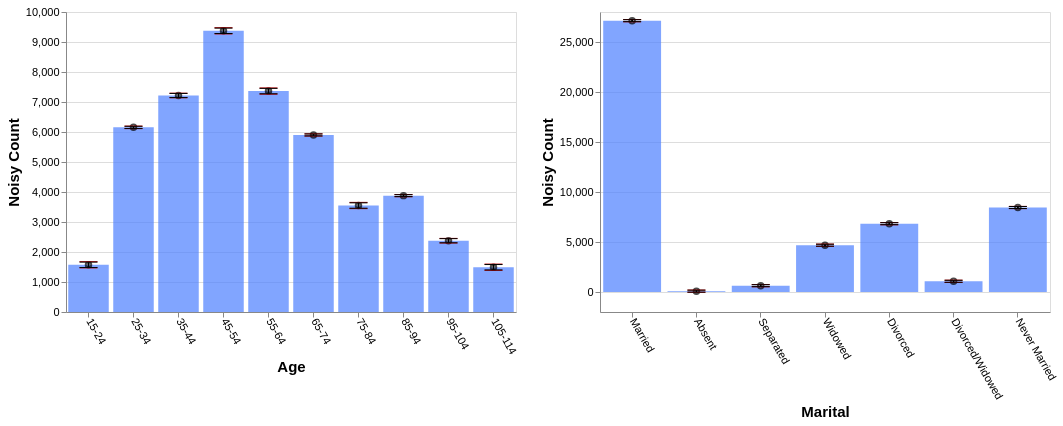

Express this chart as Vega-Lite.
### Vega-Lite specification from a JSON file in a GitHub repository (floating-point values rounded to 4 significant figures)
{"config": {"view": {"continuousWidth": 400, "continuousHeight": 300}, "axis": {"labelFontSize": 11, "titleFontSize": 15}, "axisBottom": {"labelAngle": 60}}, "hconcat": [{"layer": [{"mark": "bar", "encoding": {"color": {"value": "transparent"}, "tooltip": [{"aggregate": "sum", "field": "noisy_count", "title": "noisy count", "type": "quantitative"}, {"aggregate": "sum", "field": "noisy_count_prev", "title": "prev count", "type": "quantitative"}, {"aggregate": "sum", "field": "error", "title": "current error", "type": "quantitative"}, {"aggregate": "sum", "field": "error_prev", "title": "prev error", "type": "quantitative"}], "x": {"field": "age", "sort": null, "title": "Age", "type": "ordinal"}}, "height": 300, "selection": {"selector653": {"type": "interval", "encodings": ["x"]}}, "transform": [{"filter": {"selection": "selector654"}}], "width": 450}, {"mark": {"type": "bar", "color": "gray", "opacity": 0}, "encoding": {"x": {"field": "age", "sort": null, "title": "Age", "type": "ordinal"}, "y": {"aggregate": "sum", "field": "noisy_count_prev", "type": "quantitative"}}, "transform": [{"filter": {"selection": "selector654"}}]}, {"mark": {"type": "bar", "color": "#4C7FFF", "opacity": 0.7}, "encoding": {"x": {"field": "age", "sort": null, "title": "Age", "type": "ordinal"}, "y": {"aggregate": "sum", "field": "noisy_count", "type": "quantitative"}}, "transform": [{"filter": {"selection": "selector654"}}]}, {"mark": {"type": "point", "color": "black", "opacity": 0.7}, "encoding": {"x": {"field": "age", "sort": null, "title": "Age", "type": "ordinal"}, "y": {"aggregate": "sum", "field": "noisy_count", "title": "Noisy Count", "type": "quantitative"}}, "transform": [{"filter": {"selection": "selector654"}}]}, {"mark": {"type": "rule", "color": "#B6B6B6", "size": 2, "strokeDash": [3, 3]}, "encoding": {"x": {"field": "age", "sort": null, "title": "Age", "type": "ordinal"}, "y": {"aggregate": "sum", "field": "plus_error_prev_age", "title": "", "type": "quantitative"}, "y2": {"aggregate": "sum", "field": "minus_error_prev_age", "title": ""}}, "transform": [{"filter": {"selection": "selector654"}}]}, {"mark": {"type": "tick", "color": "#B90000", "size": 0, "strokeDash": [1, 1]}, "encoding": {"x": {"field": "age", "sort": null, "title": "Age", "type": "ordinal"}, "y": {"aggregate": "sum", "field": "plus_error_prev_age", "type": "quantitative"}}, "transform": [{"filter": {"selection": "selector654"}}]}, {"mark": {"type": "tick", "color": "#B90000", "size": 0, "strokeDash": [3, 1]}, "encoding": {"x": {"field": "age", "sort": null, "title": "Age", "type": "ordinal"}, "y": {"aggregate": "sum", "field": "minus_error_prev_age", "type": "quantitative"}}, "transform": [{"filter": {"selection": "selector654"}}]}, {"mark": {"type": "rule", "color": "black", "size": 2}, "encoding": {"x": {"field": "age", "sort": null, "title": "Age", "type": "ordinal"}, "y": {"aggregate": "sum", "field": "plus_error", "title": "", "type": "quantitative"}, "y2": {"aggregate": "sum", "field": "minus_error", "title": ""}}, "transform": [{"filter": {"selection": "selector654"}}]}, {"mark": {"type": "tick", "color": "black", "width": 0}, "encoding": {"x": {"field": "age", "sort": null, "title": "Age", "type": "ordinal"}, "y": {"aggregate": "sum", "field": "plus_error", "type": "quantitative"}}, "transform": [{"filter": {"selection": "selector654"}}]}, {"mark": {"type": "tick", "color": "black", "width": 0}, "encoding": {"x": {"field": "age", "sort": null, "title": "Age", "type": "ordinal"}, "y": {"aggregate": "sum", "field": "minus_error", "type": "quantitative"}}, "transform": [{"filter": {"selection": "selector654"}}]}]}, {"layer": [{"mark": "bar", "encoding": {"color": {"value": "transparent"}, "tooltip": [{"aggregate": "sum", "field": "noisy_count", "title": "noisy count", "type": "quantitative"}, {"aggregate": "sum", "field": "noisy_count_prev", "title": "prev count", "type": "quantitative"}, {"aggregate": "sum", "field": "error", "title": "current error", "type": "quantitative"}, {"aggregate": "sum", "field": "error_prev", "title": "prev error", "type": "quantitative"}], "x": {"field": "marital", "sort": null, "title": "Marital", "type": "ordinal"}}, "height": 300, "selection": {"selector654": {"type": "interval", "encodings": ["x"]}}, "transform": [{"filter": {"selection": "selector653"}}], "width": 450}, {"mark": {"type": "bar", "color": "gray", "opacity": 0}, "encoding": {"x": {"field": "marital", "sort": null, "title": "Marital", "type": "ordinal"}, "y": {"aggregate": "sum", "field": "noisy_count_prev", "type": "quantitative"}}, "transform": [{"filter": {"selection": "selector653"}}]}, {"mark": {"type": "bar", "color": "#4C7FFF", "opacity": 0.7}, "encoding": {"x": {"field": "marital", "sort": null, "title": "Marital", "type": "ordinal"}, "y": {"aggregate": "sum", "field": "noisy_count", "type": "quantitative"}}, "transform": [{"filter": {"selection": "selector653"}}]}, {"mark": {"type": "point", "color": "black", "opacity": 0.7}, "encoding": {"x": {"field": "marital", "sort": null, "title": "Marital", "type": "ordinal"}, "y": {"aggregate": "sum", "field": "noisy_count", "title": "Noisy Count", "type": "quantitative"}}, "transform": [{"filter": {"selection": "selector653"}}]}, {"mark": {"type": "rule", "color": "#B6B6B6", "size": 2, "strokeDash": [3, 3]}, "encoding": {"x": {"field": "marital", "sort": null, "title": "Marital", "type": "ordinal"}, "y": {"aggregate": "sum", "field": "plus_error_prev_marital", "title": "", "type": "quantitative"}, "y2": {"aggregate": "sum", "field": "minus_error_prev_marital", "title": ""}}, "transform": [{"filter": {"selection": "selector653"}}]}, {"mark": {"type": "tick", "color": "#B90000", "size": 0, "strokeDash": [1, 1]}, "encoding": {"x": {"field": "marital", "sort": null, "title": "Marital", "type": "ordinal"}, "y": {"aggregate": "sum", "field": "plus_error_prev_marital", "type": "quantitative"}}, "transform": [{"filter": {"selection": "selector653"}}]}, {"mark": {"type": "tick", "color": "#B90000", "size": 0, "strokeDash": [3, 1]}, "encoding": {"x": {"field": "marital", "sort": null, "title": "Marital", "type": "ordinal"}, "y": {"aggregate": "sum", "field": "minus_error_prev_marital", "type": "quantitative"}}, "transform": [{"filter": {"selection": "selector653"}}]}, {"mark": {"type": "rule", "color": "black", "size": 2}, "encoding": {"x": {"field": "marital", "sort": null, "title": "Marital", "type": "ordinal"}, "y": {"aggregate": "sum", "field": "plus_error", "title": "", "type": "quantitative"}, "y2": {"aggregate": "sum", "field": "minus_error", "title": ""}}, "transform": [{"filter": {"selection": "selector653"}}]}, {"mark": {"type": "tick", "color": "black", "width": 0}, "encoding": {"x": {"field": "marital", "sort": null, "title": "Marital", "type": "ordinal"}, "y": {"aggregate": "sum", "field": "plus_error", "type": "quantitative"}}, "transform": [{"filter": {"selection": "selector653"}}]}, {"mark": {"type": "tick", "color": "black", "width": 0}, "encoding": {"x": {"field": "marital", "sort": null, "title": "Marital", "type": "ordinal"}, "y": {"aggregate": "sum", "field": "minus_error", "type": "quantitative"}}, "transform": [{"filter": {"selection": "selector653"}}]}]}], "data": {"name": "data-90e4d17b3440ebc5938bccd884bd0dbb"}, "$schema": "https://vega.github.io/schema/vega-lite/v4.17.0.json", "datasets": {"data-90e4d17b3440ebc5938bccd884bd0dbb": [{"age": "15-24", "marital": "Married", "noisy_count": 296.8, "true_count": 295.0, "plus_error": 309.6, "minus_error": 284.0, "error": 12.8, "noisy_count_prev": 298.1, "true_count_prev": 295.0, "plus_error_prev": 313.0, "minus_error_prev": 283.2, "error_prev": 14.9, "plus_error_prev_age": 313.5, "minus_error_prev_age": 283.7, "plus_error_prev_marital": 313.6, "minus_error_prev_marital": 283.8}, {"age": "15-24", "marital": "Absent", "noisy_count": 14.6, "true_count": 13.0, "plus_error": 27.4, "minus_error": 1.9, "error": 12.8, "noisy_count_prev": 12.7, "true_count_prev": 13.0, "plus_error_prev": 27.6, "minus_error_prev": -2.2, "error_prev": 14.9, "plus_error_prev_age": 28.07, "minus_error_prev_age": -1.729, "plus_error_prev_marital": 27.64, "minus_error_prev_marital": -2.16}, {"age": "15-24", "marital": "Separated", "noisy_count": 7.4, "true_count": 18.0, "plus_error": 20.2, "minus_error": -5.4, "error": 12.8, "noisy_count_prev": 6.8, "true_count_prev": 18.0, "plus_error_prev": 21.7, "minus_error_prev": -8.1, "error_prev": 14.9, "plus_error_prev_age": 22.17, "minus_error_prev_age": -7.629, "plus_error_prev_marital": 22.23, "minus_error_prev_marital": -7.57}, {"age": "15-24", "marital": "Widowed", "noisy_count": -23.4, "true_count": 2.0, "plus_error": -10.7, "minus_error": -36.2, "error": 12.8, "noisy_count_prev": -17.1, "true_count_prev": 2.0, "plus_error_prev": -2.2, "minus_error_prev": -32.0, "error_prev": 14.9, "plus_error_prev_age": -1.729, "minus_error_prev_age": -31.53, "plus_error_prev_marital": -3.25, "minus_error_prev_marital": -33.05}, {"age": "15-24", "marital": "Divorced", "noisy_count": 136.1, "true_count": 22.0, "plus_error": 148.9, "minus_error": 123.4, "error": 12.8, "noisy_count_prev": 131.8, "true_count_prev": 22.0, "plus_error_prev": 146.7, "minus_error_prev": 116.9, "error_prev": 14.9, "plus_error_prev_age": 147.2, "minus_error_prev_age": 117.4, "plus_error_prev_marital": 145.3, "minus_error_prev_marital": 115.6}, {"age": "15-24", "marital": "Divorced/Widowed", "noisy_count": -35.8, "true_count": 16.0, "plus_error": -23.1, "minus_error": -48.6, "error": 12.8, "noisy_count_prev": -36.1, "true_count_prev": 16.0, "plus_error_prev": -21.2, "minus_error_prev": -51.0, "error_prev": 14.9, "plus_error_prev_age": -20.73, "minus_error_prev_age": -50.53, "plus_error_prev_marital": -23.33, "minus_error_prev_marital": -53.13}, {"age": "15-24", "marital": "Never Married", "noisy_count": 1178.0, "true_count": 1190.0, "plus_error": 1191.0, "minus_error": 1165.0, "error": 12.8, "noisy_count_prev": 1174.0, "true_count_prev": 1190.0, "plus_error_prev": 1189.0, "minus_error_prev": 1159.0, "error_prev": 14.9, "plus_error_prev_age": 1189.0, "minus_error_prev_age": 1160.0, "plus_error_prev_marital": 1189.0, "minus_error_prev_marital": 1159.0}, {"age": "25-34", "marital": "Married", "noisy_count": 2764.0, "true_count": 2764.0, "plus_error": 2769.0, "minus_error": 2759.0, "error": 5.1, "noisy_count_prev": 2764.0, "true_count_prev": 2764.0, "plus_error_prev": 2771.0, "minus_error_prev": 2758.0, "error_prev": 6.1, "plus_error_prev_age": 2770.0, "minus_error_prev_age": 2758.0, "plus_error_prev_marital": 2771.0, "minus_error_prev_marital": 2759.0}, {"age": "25-34", "marital": "Absent", "noisy_count": 8.6, "true_count": 33.0, "plus_error": 13.7, "minus_error": 3.5, "error": 5.1, "noisy_count_prev": 8.5, "true_count_prev": 33.0, "plus_error_prev": 14.6, "minus_error_prev": 2.4, "error_prev": 6.1, "plus_error_prev_age": 14.3, "minus_error_prev_age": 2.1, "plus_error_prev_marital": 14.64, "minus_error_prev_marital": 2.44}, {"age": "25-34", "marital": "Separated", "noisy_count": 43.1, "true_count": 77.0, "plus_error": 48.3, "minus_error": 38.0, "error": 5.1, "noisy_count_prev": 43.2, "true_count_prev": 77.0, "plus_error_prev": 49.2, "minus_error_prev": 37.1, "error_prev": 6.1, "plus_error_prev_age": 48.9, "minus_error_prev_age": 36.8, "plus_error_prev_marital": 49.73, "minus_error_prev_marital": 37.63}, {"age": "25-34", "marital": "Widowed", "noisy_count": 33.2, "true_count": 11.0, "plus_error": 38.3, "minus_error": 28.1, "error": 5.1, "noisy_count_prev": 33.1, "true_count_prev": 11.0, "plus_error_prev": 39.1, "minus_error_prev": 27.0, "error_prev": 6.1, "plus_error_prev_age": 38.8, "minus_error_prev_age": 26.7, "plus_error_prev_marital": 38.05, "minus_error_prev_marital": 25.95}, {"age": "25-34", "marital": "Divorced", "noisy_count": 368.3, "true_count": 372.0, "plus_error": 373.4, "minus_error": 363.2, "error": 5.1, "noisy_count_prev": 367.7, "true_count_prev": 372.0, "plus_error_prev": 373.8, "minus_error_prev": 361.6, "error_prev": 6.1, "plus_error_prev_age": 373.5, "minus_error_prev_age": 361.3, "plus_error_prev_marital": 372.4, "minus_error_prev_marital": 360.2}, {"age": "25-34", "marital": "Divorced/Widowed", "noisy_count": 224.0, "true_count": 189.0, "plus_error": 229.1, "minus_error": 218.8, "error": 5.1, "noisy_count_prev": 224.5, "true_count_prev": 189.0, "plus_error_prev": 230.6, "minus_error_prev": 218.4, "error_prev": 6.1, "plus_error_prev_age": 230.3, "minus_error_prev_age": 218.1, "plus_error_prev_marital": 228.5, "minus_error_prev_marital": 216.3}, {"age": "25-34", "marital": "Never Married", "noisy_count": 2714.0, "true_count": 2691.0, "plus_error": 2719.0, "minus_error": 2709.0, "error": 5.1, "noisy_count_prev": 2715.0, "true_count_prev": 2691.0, "plus_error_prev": 2721.0, "minus_error_prev": 2709.0, "error_prev": 6.1, "plus_error_prev_age": 2721.0, "minus_error_prev_age": 2709.0, "plus_error_prev_marital": 2721.0, "minus_error_prev_marital": 2709.0}, {"age": "35-44", "marital": "Married", "noisy_count": 4263.0, "true_count": 4273.0, "plus_error": 4273.0, "minus_error": 4253.0, "error": 9.8, "noisy_count_prev": 4262.0, "true_count_prev": 4273.0, "plus_error_prev": 4272.0, "minus_error_prev": 4250.0, "error_prev": 11.0, "plus_error_prev_age": 4272.0, "minus_error_prev_age": 4250.0, "plus_error_prev_marital": 4273.0, "minus_error_prev_marital": 4251.0}, {"age": "35-44", "marital": "Absent", "noisy_count": 78.7, "true_count": 31.0, "plus_error": 88.5, "minus_error": 68.9, "error": 9.8, "noisy_count_prev": 73.7, "true_count_prev": 31.0, "plus_error_prev": 84.7, "minus_error_prev": 62.7, "error_prev": 11.0, "plus_error_prev_age": 83.77, "minus_error_prev_age": 61.77, "plus_error_prev_marital": 84.74, "minus_error_prev_marital": 62.74}, {"age": "35-44", "marital": "Separated", "noisy_count": 170.0, "true_count": 96.0, "plus_error": 179.8, "minus_error": 160.2, "error": 9.8, "noisy_count_prev": 166.0, "true_count_prev": 96.0, "plus_error_prev": 177.0, "minus_error_prev": 155.0, "error_prev": 11.0, "plus_error_prev_age": 176.1, "minus_error_prev_age": 154.1, "plus_error_prev_marital": 177.5, "minus_error_prev_marital": 155.5}, {"age": "35-44", "marital": "Widowed", "noisy_count": -17.5, "true_count": 57.0, "plus_error": -7.7, "minus_error": -27.3, "error": 9.8, "noisy_count_prev": -13.7, "true_count_prev": 57.0, "plus_error_prev": -2.7, "minus_error_prev": -24.8, "error_prev": 11.0, "plus_error_prev_age": -3.629, "minus_error_prev_age": -25.73, "plus_error_prev_marital": -3.75, "minus_error_prev_marital": -25.85}, {"age": "35-44", "marital": "Divorced", "noisy_count": 922.0, "true_count": 905.0, "plus_error": 931.8, "minus_error": 912.2, "error": 9.8, "noisy_count_prev": 922.9, "true_count_prev": 905.0, "plus_error_prev": 933.9, "minus_error_prev": 911.9, "error_prev": 11.0, "plus_error_prev_age": 933.0, "minus_error_prev_age": 911.0, "plus_error_prev_marital": 932.5, "minus_error_prev_marital": 910.5}, {"age": "35-44", "marital": "Divorced/Widowed", "noisy_count": 234.7, "true_count": 286.0, "plus_error": 244.5, "minus_error": 224.9, "error": 9.8, "noisy_count_prev": 237.4, "true_count_prev": 286.0, "plus_error_prev": 248.4, "minus_error_prev": 226.4, "error_prev": 11.0, "plus_error_prev_age": 247.5, "minus_error_prev_age": 225.5, "plus_error_prev_marital": 246.3, "minus_error_prev_marital": 224.3}, {"age": "35-44", "marital": "Never Married", "noisy_count": 1566.0, "true_count": 1684.0, "plus_error": 1576.0, "minus_error": 1557.0, "error": 9.8, "noisy_count_prev": 1576.0, "true_count_prev": 1684.0, "plus_error_prev": 1587.0, "minus_error_prev": 1565.0, "error_prev": 11.0, "plus_error_prev_age": 1586.0, "minus_error_prev_age": 1564.0, "plus_error_prev_marital": 1586.0, "minus_error_prev_marital": 1564.0}, {"age": "45-54", "marital": "Married", "noisy_count": 5489.0, "true_count": 5589.0, "plus_error": 5501.0, "minus_error": 5476.0, "error": 12.8, "noisy_count_prev": 5485.0, "true_count_prev": 5589.0, "plus_error_prev": 5500.0, "minus_error_prev": 5470.0, "error_prev": 14.9, "plus_error_prev_age": 5501.0, "minus_error_prev_age": 5471.0, "plus_error_prev_marital": 5501.0, "minus_error_prev_marital": 5471.0}, {"age": "45-54", "marital": "Absent", "noisy_count": 54.1, "true_count": 27.0, "plus_error": 66.9, "minus_error": 41.4, "error": 12.8, "noisy_count_prev": 50.5, "true_count_prev": 27.0, "plus_error_prev": 65.4, "minus_error_prev": 35.6, "error_prev": 14.9, "plus_error_prev_age": 66.19, "minus_error_prev_age": 36.39, "plus_error_prev_marital": 65.44, "minus_error_prev_marital": 35.64}, {"age": "45-54", "marital": "Separated", "noisy_count": 196.3, "true_count": 156.0, "plus_error": 209.0, "minus_error": 183.5, "error": 12.8, "noisy_count_prev": 193.3, "true_count_prev": 156.0, "plus_error_prev": 208.2, "minus_error_prev": 178.4, "error_prev": 14.9, "plus_error_prev_age": 209.0, "minus_error_prev_age": 179.2, "plus_error_prev_marital": 208.7, "minus_error_prev_marital": 178.9}, {"age": "45-54", "marital": "Widowed", "noisy_count": 97.6, "true_count": 143.0, "plus_error": 110.4, "minus_error": 84.8, "error": 12.8, "noisy_count_prev": 98.7, "true_count_prev": 143.0, "plus_error_prev": 113.6, "minus_error_prev": 83.8, "error_prev": 14.9, "plus_error_prev_age": 114.4, "minus_error_prev_age": 84.59, "plus_error_prev_marital": 112.5, "minus_error_prev_marital": 82.75}, {"age": "45-54", "marital": "Divorced", "noisy_count": 1796.0, "true_count": 1715.0, "plus_error": 1809.0, "minus_error": 1783.0, "error": 12.8, "noisy_count_prev": 1798.0, "true_count_prev": 1715.0, "plus_error_prev": 1813.0, "minus_error_prev": 1783.0, "error_prev": 14.9, "plus_error_prev_age": 1814.0, "minus_error_prev_age": 1784.0, "plus_error_prev_marital": 1812.0, "minus_error_prev_marital": 1782.0}, {"age": "45-54", "marital": "Divorced/Widowed", "noisy_count": 304.6, "true_count": 379.0, "plus_error": 317.4, "minus_error": 291.8, "error": 12.8, "noisy_count_prev": 309.9, "true_count_prev": 379.0, "plus_error_prev": 324.9, "minus_error_prev": 295.0, "error_prev": 14.9, "plus_error_prev_age": 325.7, "minus_error_prev_age": 295.8, "plus_error_prev_marital": 322.8, "minus_error_prev_marital": 292.9}, {"age": "45-54", "marital": "Never Married", "noisy_count": 1436.0, "true_count": 1324.0, "plus_error": 1448.0, "minus_error": 1423.0, "error": 12.8, "noisy_count_prev": 1432.0, "true_count_prev": 1324.0, "plus_error_prev": 1447.0, "minus_error_prev": 1417.0, "error_prev": 14.9, "plus_error_prev_age": 1447.0, "minus_error_prev_age": 1418.0, "plus_error_prev_marital": 1446.0, "minus_error_prev_marital": 1416.0}, {"age": "55-64", "marital": "Married", "noisy_count": 4542.0, "true_count": 4513.0, "plus_error": 4555.0, "minus_error": 4529.0, "error": 12.8, "noisy_count_prev": 4544.0, "true_count_prev": 4513.0, "plus_error_prev": 4559.0, "minus_error_prev": 4529.0, "error_prev": 14.9, "plus_error_prev_age": 4558.0, "minus_error_prev_age": 4528.0, "plus_error_prev_marital": 4560.0, "minus_error_prev_marital": 4530.0}, {"age": "55-64", "marital": "Absent", "noisy_count": 68.4, "true_count": 10.0, "plus_error": 81.2, "minus_error": 55.6, "error": 12.8, "noisy_count_prev": 65.6, "true_count_prev": 10.0, "plus_error_prev": 80.5, "minus_error_prev": 50.7, "error_prev": 14.9, "plus_error_prev_age": 79.1, "minus_error_prev_age": 49.3, "plus_error_prev_marital": 80.54, "minus_error_prev_marital": 50.74}, {"age": "55-64", "marital": "Separated", "noisy_count": 26.8, "true_count": 106.0, "plus_error": 39.6, "minus_error": 14.0, "error": 12.8, "noisy_count_prev": 27.3, "true_count_prev": 106.0, "plus_error_prev": 42.2, "minus_error_prev": 12.4, "error_prev": 14.9, "plus_error_prev_age": 40.8, "minus_error_prev_age": 11.0, "plus_error_prev_marital": 42.73, "minus_error_prev_marital": 12.93}, {"age": "55-64", "marital": "Widowed", "noisy_count": 225.9, "true_count": 210.0, "plus_error": 238.6, "minus_error": 213.1, "error": 12.8, "noisy_count_prev": 226.0, "true_count_prev": 210.0, "plus_error_prev": 240.9, "minus_error_prev": 211.1, "error_prev": 14.9, "plus_error_prev_age": 239.5, "minus_error_prev_age": 209.7, "plus_error_prev_marital": 239.8, "minus_error_prev_marital": 210.0}, {"age": "55-64", "marital": "Divorced", "noisy_count": 1521.0, "true_count": 1509.0, "plus_error": 1534.0, "minus_error": 1508.0, "error": 12.8, "noisy_count_prev": 1523.0, "true_count_prev": 1509.0, "plus_error_prev": 1538.0, "minus_error_prev": 1508.0, "error_prev": 14.9, "plus_error_prev_age": 1537.0, "minus_error_prev_age": 1507.0, "plus_error_prev_marital": 1537.0, "minus_error_prev_marital": 1507.0}, {"age": "55-64", "marital": "Divorced/Widowed", "noisy_count": 271.4, "true_count": 241.0, "plus_error": 284.1, "minus_error": 258.6, "error": 12.8, "noisy_count_prev": 275.7, "true_count_prev": 241.0, "plus_error_prev": 290.6, "minus_error_prev": 260.8, "error_prev": 14.9, "plus_error_prev_age": 289.2, "minus_error_prev_age": 259.4, "plus_error_prev_marital": 288.5, "minus_error_prev_marital": 258.7}, {"age": "55-64", "marital": "Never Married", "noisy_count": 709.3, "true_count": 730.0, "plus_error": 722.1, "minus_error": 696.5, "error": 12.8, "noisy_count_prev": 712.5, "true_count_prev": 730.0, "plus_error_prev": 727.4, "minus_error_prev": 697.6, "error_prev": 14.9, "plus_error_prev_age": 726.0, "minus_error_prev_age": 696.2, "plus_error_prev_marital": 727.1, "minus_error_prev_marital": 697.3}, {"age": "65-74", "marital": "Married", "noisy_count": 3653.0, "true_count": 3666.0, "plus_error": 3658.0, "minus_error": 3649.0, "error": 4.6, "noisy_count_prev": 3654.0, "true_count_prev": 3666.0, "plus_error_prev": 3660.0, "minus_error_prev": 3649.0, "error_prev": 5.4, "plus_error_prev_age": 3659.0, "minus_error_prev_age": 3649.0, "plus_error_prev_marital": 3660.0, "minus_error_prev_marital": 3649.0}, {"age": "65-74", "marital": "Absent", "noisy_count": 44.6, "true_count": 1.0, "plus_error": 49.2, "minus_error": 40.1, "error": 4.6, "noisy_count_prev": 45.0, "true_count_prev": 1.0, "plus_error_prev": 50.4, "minus_error_prev": 39.5, "error_prev": 5.4, "plus_error_prev_age": 50.33, "minus_error_prev_age": 39.43, "plus_error_prev_marital": 50.44, "minus_error_prev_marital": 39.54}, {"age": "65-74", "marital": "Separated", "noisy_count": 62.1, "true_count": 84.0, "plus_error": 66.6, "minus_error": 57.5, "error": 4.6, "noisy_count_prev": 61.2, "true_count_prev": 84.0, "plus_error_prev": 66.6, "minus_error_prev": 55.8, "error_prev": 5.4, "plus_error_prev_age": 66.53, "minus_error_prev_age": 55.73, "plus_error_prev_marital": 67.13, "minus_error_prev_marital": 56.33}, {"age": "65-74", "marital": "Widowed", "noisy_count": 429.1, "true_count": 406.0, "plus_error": 433.7, "minus_error": 424.6, "error": 4.6, "noisy_count_prev": 428.4, "true_count_prev": 406.0, "plus_error_prev": 433.8, "minus_error_prev": 423.0, "error_prev": 5.4, "plus_error_prev_age": 433.7, "minus_error_prev_age": 422.9, "plus_error_prev_marital": 432.8, "minus_error_prev_marital": 421.9}, {"age": "65-74", "marital": "Divorced", "noisy_count": 1180.0, "true_count": 1161.0, "plus_error": 1185.0, "minus_error": 1176.0, "error": 4.6, "noisy_count_prev": 1180.0, "true_count_prev": 1161.0, "plus_error_prev": 1186.0, "minus_error_prev": 1175.0, "error_prev": 5.4, "plus_error_prev_age": 1186.0, "minus_error_prev_age": 1175.0, "plus_error_prev_marital": 1184.0, "minus_error_prev_marital": 1174.0}, {"age": "65-74", "marital": "Divorced/Widowed", "noisy_count": 126.8, "true_count": 150.0, "plus_error": 131.3, "minus_error": 122.2, "error": 4.6, "noisy_count_prev": 127.1, "true_count_prev": 150.0, "plus_error_prev": 132.5, "minus_error_prev": 121.6, "error_prev": 5.4, "plus_error_prev_age": 132.4, "minus_error_prev_age": 121.5, "plus_error_prev_marital": 130.4, "minus_error_prev_marital": 119.5}, {"age": "65-74", "marital": "Never Married", "noisy_count": 406.1, "true_count": 399.0, "plus_error": 410.6, "minus_error": 401.5, "error": 4.6, "noisy_count_prev": 406.6, "true_count_prev": 399.0, "plus_error_prev": 412.0, "minus_error_prev": 401.1, "error_prev": 5.4, "plus_error_prev_age": 411.9, "minus_error_prev_age": 401.0, "plus_error_prev_marital": 411.7, "minus_error_prev_marital": 400.8}, {"age": "75-84", "marital": "Married", "noisy_count": 2384.0, "true_count": 2360.0, "plus_error": 2397.0, "minus_error": 2371.0, "error": 12.8, "noisy_count_prev": 2382.0, "true_count_prev": 2360.0, "plus_error_prev": 2396.0, "minus_error_prev": 2367.0, "error_prev": 14.9, "plus_error_prev_age": 2396.0, "minus_error_prev_age": 2366.0, "plus_error_prev_marital": 2397.0, "minus_error_prev_marital": 2367.0}, {"age": "75-84", "marital": "Absent", "noisy_count": -18.6, "true_count": 2.0, "plus_error": -5.8, "minus_error": -31.4, "error": 12.8, "noisy_count_prev": -15.5, "true_count_prev": 2.0, "plus_error_prev": -0.6, "minus_error_prev": -30.4, "error_prev": 14.9, "plus_error_prev_age": -1.357, "minus_error_prev_age": -31.16, "plus_error_prev_marital": -0.56, "minus_error_prev_marital": -30.36}, {"age": "75-84", "marital": "Separated", "noisy_count": -57.9, "true_count": 56.0, "plus_error": -45.1, "minus_error": -70.7, "error": 12.8, "noisy_count_prev": -59.1, "true_count_prev": 56.0, "plus_error_prev": -44.2, "minus_error_prev": -74.0, "error_prev": 14.9, "plus_error_prev_age": -44.96, "minus_error_prev_age": -74.76, "plus_error_prev_marital": -43.67, "minus_error_prev_marital": -73.47}, {"age": "75-84", "marital": "Widowed", "noisy_count": 638.4, "true_count": 638.0, "plus_error": 651.2, "minus_error": 625.6, "error": 12.8, "noisy_count_prev": 638.5, "true_count_prev": 638.0, "plus_error_prev": 653.4, "minus_error_prev": 623.6, "error_prev": 14.9, "plus_error_prev_age": 652.6, "minus_error_prev_age": 622.8, "plus_error_prev_marital": 652.4, "minus_error_prev_marital": 622.6}, {"age": "75-84", "marital": "Divorced", "noisy_count": 402.3, "true_count": 592.0, "plus_error": 415.0, "minus_error": 389.5, "error": 12.8, "noisy_count_prev": 409.5, "true_count_prev": 592.0, "plus_error_prev": 424.4, "minus_error_prev": 394.6, "error_prev": 14.9, "plus_error_prev_age": 423.6, "minus_error_prev_age": 393.8, "plus_error_prev_marital": 423.0, "minus_error_prev_marital": 393.2}, {"age": "75-84", "marital": "Divorced/Widowed", "noisy_count": 46.8, "true_count": 72.0, "plus_error": 59.6, "minus_error": 34.0, "error": 12.8, "noisy_count_prev": 48.9, "true_count_prev": 72.0, "plus_error_prev": 63.8, "minus_error_prev": 34.0, "error_prev": 14.9, "plus_error_prev_age": 63.04, "minus_error_prev_age": 33.24, "plus_error_prev_marital": 61.67, "minus_error_prev_marital": 31.87}, {"age": "75-84", "marital": "Never Married", "noisy_count": 154.5, "true_count": 189.0, "plus_error": 167.3, "minus_error": 141.8, "error": 12.8, "noisy_count_prev": 151.0, "true_count_prev": 189.0, "plus_error_prev": 165.9, "minus_error_prev": 136.1, "error_prev": 14.9, "plus_error_prev_age": 165.1, "minus_error_prev_age": 135.3, "plus_error_prev_marital": 165.6, "minus_error_prev_marital": 135.8}, {"age": "85-94", "marital": "Married", "noisy_count": 2137.0, "true_count": 2152.0, "plus_error": 2141.0, "minus_error": 2132.0, "error": 4.5, "noisy_count_prev": 2138.0, "true_count_prev": 2152.0, "plus_error_prev": 2143.0, "minus_error_prev": 2132.0, "error_prev": 5.4, "plus_error_prev_age": 2143.0, "minus_error_prev_age": 2133.0, "plus_error_prev_marital": 2144.0, "minus_error_prev_marital": 2133.0}, {"age": "85-94", "marital": "Absent", "noisy_count": -9.8, "true_count": 0.0, "plus_error": -5.3, "minus_error": -14.3, "error": 4.5, "noisy_count_prev": -11.0, "true_count_prev": 0.0, "plus_error_prev": -5.6, "minus_error_prev": -16.4, "error_prev": 5.4, "plus_error_prev_age": -5.471, "minus_error_prev_age": -16.27, "plus_error_prev_marital": -5.56, "minus_error_prev_marital": -16.36}, {"age": "85-94", "marital": "Separated", "noisy_count": 60.5, "true_count": 52.0, "plus_error": 65.0, "minus_error": 56.0, "error": 4.5, "noisy_count_prev": 59.4, "true_count_prev": 52.0, "plus_error_prev": 64.7, "minus_error_prev": 54.0, "error_prev": 5.4, "plus_error_prev_age": 64.83, "minus_error_prev_age": 54.13, "plus_error_prev_marital": 65.23, "minus_error_prev_marital": 54.53}, {"age": "85-94", "marital": "Widowed", "noisy_count": 1212.0, "true_count": 1211.0, "plus_error": 1217.0, "minus_error": 1208.0, "error": 4.5, "noisy_count_prev": 1212.0, "true_count_prev": 1211.0, "plus_error_prev": 1218.0, "minus_error_prev": 1207.0, "error_prev": 5.4, "plus_error_prev_age": 1218.0, "minus_error_prev_age": 1207.0, "plus_error_prev_marital": 1217.0, "minus_error_prev_marital": 1206.0}, {"age": "85-94", "marital": "Divorced", "noisy_count": 388.6, "true_count": 390.0, "plus_error": 393.1, "minus_error": 384.1, "error": 4.5, "noisy_count_prev": 388.4, "true_count_prev": 390.0, "plus_error_prev": 393.8, "minus_error_prev": 383.0, "error_prev": 5.4, "plus_error_prev_age": 393.9, "minus_error_prev_age": 383.1, "plus_error_prev_marital": 392.4, "minus_error_prev_marital": 381.6}, {"age": "85-94", "marital": "Divorced/Widowed", "noisy_count": -87.4, "true_count": 50.0, "plus_error": -82.9, "minus_error": -91.9, "error": 4.5, "noisy_count_prev": -86.9, "true_count_prev": 50.0, "plus_error_prev": -81.5, "minus_error_prev": -92.2, "error_prev": 5.4, "plus_error_prev_age": -81.37, "minus_error_prev_age": -92.07, "plus_error_prev_marital": -83.63, "minus_error_prev_marital": -94.33}, {"age": "85-94", "marital": "Never Married", "noisy_count": 177.9, "true_count": 182.0, "plus_error": 182.4, "minus_error": 173.4, "error": 4.5, "noisy_count_prev": 178.0, "true_count_prev": 182.0, "plus_error_prev": 183.3, "minus_error_prev": 172.6, "error_prev": 5.4, "plus_error_prev_age": 183.4, "minus_error_prev_age": 172.7, "plus_error_prev_marital": 183.0, "minus_error_prev_marital": 172.3}, {"age": "95-104", "marital": "Married", "noisy_count": 1103.0, "true_count": 1055.0, "plus_error": 1112.0, "minus_error": 1093.0, "error": 9.8, "noisy_count_prev": 1099.0, "true_count_prev": 1055.0, "plus_error_prev": 1110.0, "minus_error_prev": 1088.0, "error_prev": 11.0, "plus_error_prev_age": 1108.0, "minus_error_prev_age": 1086.0, "plus_error_prev_marital": 1111.0, "minus_error_prev_marital": 1089.0}, {"age": "95-104", "marital": "Absent", "noisy_count": -117.4, "true_count": 0.0, "plus_error": -107.6, "minus_error": -127.2, "error": 9.8, "noisy_count_prev": -106.7, "true_count_prev": 0.0, "plus_error_prev": -95.7, "minus_error_prev": -117.7, "error_prev": 11.0, "plus_error_prev_age": -97.66, "minus_error_prev_age": -119.7, "plus_error_prev_marital": -95.66, "minus_error_prev_marital": -117.7}, {"age": "95-104", "marital": "Separated", "noisy_count": 51.9, "true_count": 41.0, "plus_error": 61.7, "minus_error": 42.0, "error": 9.8, "noisy_count_prev": 49.5, "true_count_prev": 41.0, "plus_error_prev": 60.5, "minus_error_prev": 38.5, "error_prev": 11.0, "plus_error_prev_age": 58.54, "minus_error_prev_age": 36.54, "plus_error_prev_marital": 61.03, "minus_error_prev_marital": 39.03}, {"age": "95-104", "marital": "Widowed", "noisy_count": 1159.0, "true_count": 1174.0, "plus_error": 1169.0, "minus_error": 1150.0, "error": 9.8, "noisy_count_prev": 1160.0, "true_count_prev": 1174.0, "plus_error_prev": 1171.0, "minus_error_prev": 1149.0, "error_prev": 11.0, "plus_error_prev_age": 1169.0, "minus_error_prev_age": 1147.0, "plus_error_prev_marital": 1170.0, "minus_error_prev_marital": 1148.0}, {"age": "95-104", "marital": "Divorced", "noisy_count": 95.4, "true_count": 140.0, "plus_error": 105.2, "minus_error": 85.6, "error": 9.8, "noisy_count_prev": 99.6, "true_count_prev": 140.0, "plus_error_prev": 110.6, "minus_error_prev": 88.6, "error_prev": 11.0, "plus_error_prev_age": 108.6, "minus_error_prev_age": 86.64, "plus_error_prev_marital": 109.2, "minus_error_prev_marital": 87.25}, {"age": "95-104", "marital": "Divorced/Widowed", "noisy_count": 32.6, "true_count": 16.0, "plus_error": 42.4, "minus_error": 22.8, "error": 9.8, "noisy_count_prev": 34.9, "true_count_prev": 16.0, "plus_error_prev": 45.9, "minus_error_prev": 23.9, "error_prev": 11.0, "plus_error_prev_age": 43.94, "minus_error_prev_age": 21.94, "plus_error_prev_marital": 43.77, "minus_error_prev_marital": 21.77}, {"age": "95-104", "marital": "Never Married", "noisy_count": 51.8, "true_count": 119.0, "plus_error": 61.6, "minus_error": 42.0, "error": 9.8, "noisy_count_prev": 53.9, "true_count_prev": 119.0, "plus_error_prev": 64.9, "minus_error_prev": 42.9, "error_prev": 11.0, "plus_error_prev_age": 62.94, "minus_error_prev_age": 40.94, "plus_error_prev_marital": 64.57, "minus_error_prev_marital": 42.57}, {"age": "105-114", "marital": "Married", "noisy_count": 502.4, "true_count": 398.0, "plus_error": 515.2, "minus_error": 489.6, "error": 12.8, "noisy_count_prev": 501.3, "true_count_prev": 398.0, "plus_error_prev": 516.2, "minus_error_prev": 486.4, "error_prev": 14.9, "plus_error_prev_age": 514.9, "minus_error_prev_age": 485.1, "plus_error_prev_marital": 516.8, "minus_error_prev_marital": 487.0}, {"age": "105-114", "marital": "Absent", "noisy_count": -38.7, "true_count": 0.0, "plus_error": -26.0, "minus_error": -51.5, "error": 12.8, "noisy_count_prev": -38.7, "true_count_prev": 0.0, "plus_error_prev": -23.8, "minus_error_prev": -53.6, "error_prev": 14.9, "plus_error_prev_age": -25.06, "minus_error_prev_age": -54.86, "plus_error_prev_marital": -23.76, "minus_error_prev_marital": -53.56}, {"age": "105-114", "marital": "Separated", "noisy_count": 72.9, "true_count": 25.0, "plus_error": 85.6, "minus_error": 60.1, "error": 12.8, "noisy_count_prev": 80.2, "true_count_prev": 25.0, "plus_error_prev": 95.1, "minus_error_prev": 65.3, "error_prev": 14.9, "plus_error_prev_age": 93.84, "minus_error_prev_age": 64.04, "plus_error_prev_marital": 95.63, "minus_error_prev_marital": 65.83}, {"age": "105-114", "marital": "Widowed", "noisy_count": 924.5, "true_count": 881.0, "plus_error": 937.3, "minus_error": 911.8, "error": 12.8, "noisy_count_prev": 924.1, "true_count_prev": 881.0, "plus_error_prev": 939.0, "minus_error_prev": 909.2, "error_prev": 14.9, "plus_error_prev_age": 937.7, "minus_error_prev_age": 907.9, "plus_error_prev_marital": 938.0, "minus_error_prev_marital": 908.2}, {"age": "105-114", "marital": "Divorced", "noisy_count": 21.9, "true_count": 44.0, "plus_error": 34.7, "minus_error": 9.2, "error": 12.8, "noisy_count_prev": 23.6, "true_count_prev": 44.0, "plus_error_prev": 38.5, "minus_error_prev": 8.7, "error_prev": 14.9, "plus_error_prev_age": 37.24, "minus_error_prev_age": 7.443, "plus_error_prev_marital": 37.15, "minus_error_prev_marital": 7.35}, {"age": "105-114", "marital": "Divorced/Widowed", "noisy_count": -45.6, "true_count": 4.0, "plus_error": -32.9, "minus_error": -58.4, "error": 12.8, "noisy_count_prev": -42.0, "true_count_prev": 4.0, "plus_error_prev": -27.0, "minus_error_prev": -56.9, "error_prev": 14.9, "plus_error_prev_age": -28.26, "minus_error_prev_age": -58.16, "plus_error_prev_marital": -29.13, "minus_error_prev_marital": -59.03}, {"age": "105-114", "marital": "Never Married", "noisy_count": 55.6, "true_count": 49.0, "plus_error": 68.3, "minus_error": 42.8, "error": 12.8, "noisy_count_prev": 53.3, "true_count_prev": 49.0, "plus_error_prev": 68.2, "minus_error_prev": 38.4, "error_prev": 14.9, "plus_error_prev_age": 66.94, "minus_error_prev_age": 37.14, "plus_error_prev_marital": 67.87, "minus_error_prev_marital": 38.07}]}}
